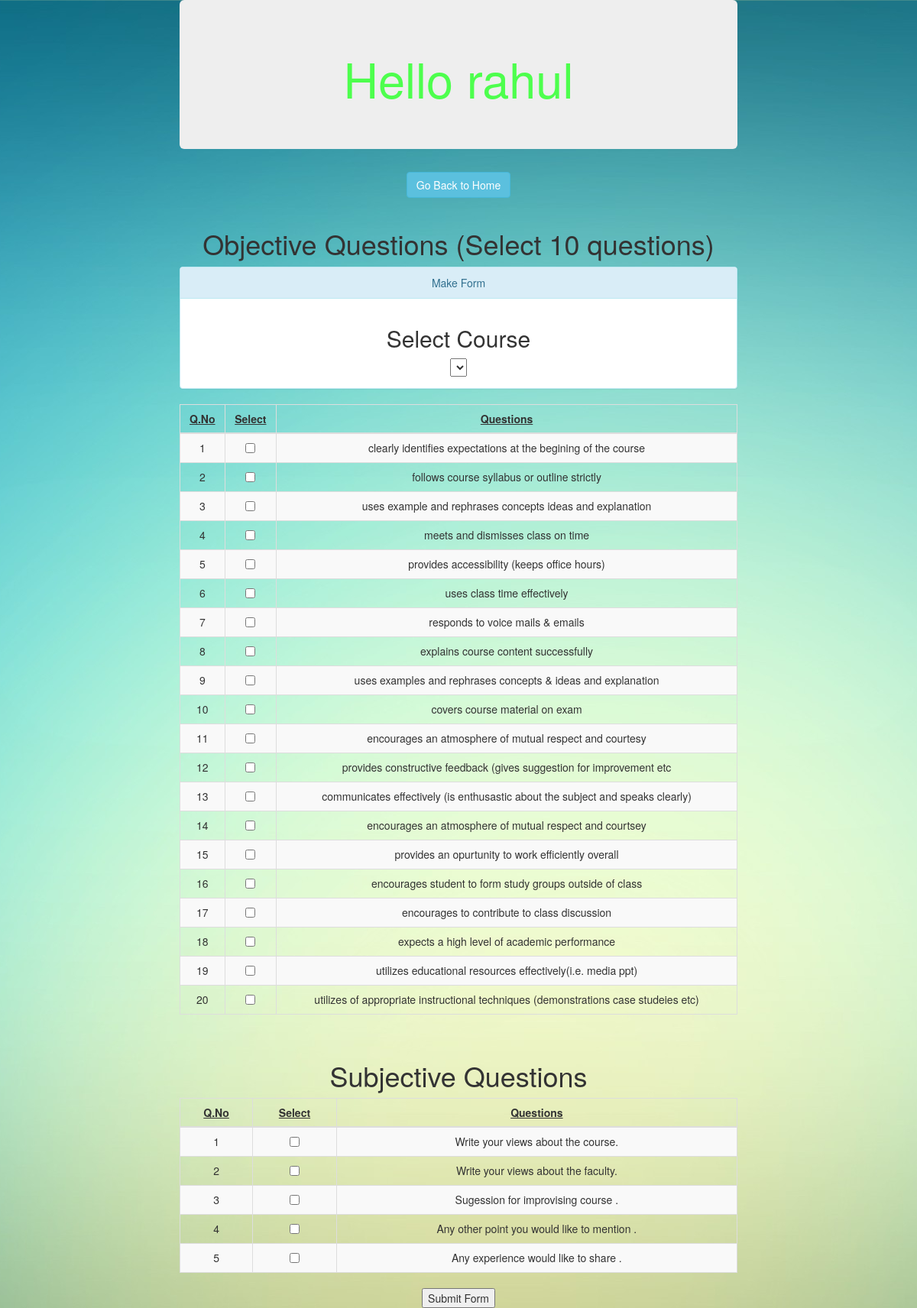
Page /faculty/home/form (signed in) on the committed database.
### app/qdb/models.py (models this page shows, shortened)
class Questions_2(db.Model):
    __tablename__ = 'questions_t2'
    id = db.Column(db.Integer, primary_key=True, autoincrement=True)
    qno = db.Column(db.Integer,unique=True)
    question_t2 = db.Column(db.String(500),unique=True)

class Questions_1(db.Model):
    __tablename__ = 'questions_t1'
    id = db.Column(db.Integer, primary_key=True, autoincrement=True)
    qno = db.Column(db.Integer,unique=True)
    question_t1 = db.Column(db.String(500),unique=True)

### app/form/controllers.py (the view)
@mod_form.route('',methods=['POST','GET'])
def open():
	q=Questions_2.query.all()
	q2=Questions_1.query.all()
	courses=Course.query.all()
	profname=session['username']
	print("in form")
	print(profname)
	courses1= Course.query.filter(Course.profname==profname).all()
	return render_template("questions/table.html",q=q,q2=q2,profname=profname,courses=courses1)

### app/templates/questions/table.html (shortened to what this page needs)
<!doctype html>
<html>
    <head>
        <link rel="stylesheet" href="/static/css/bootstrap.min.css">
    </head>
    <body>
        <div class="backg">
        <div class="container">
            <div class='col-lg-offset-2 col-lg-8 col-md-offset-2 col-md-8 '>
                <div class="jumbotron">
                    <h1 style="text-align: center; color: #4dff4d;" >Hello {{profname}}</h1>
                </div>
            </div>
        </div>
        <div class="text-center">
        <form action="https://192.168.43.57/faculty/home" style="vertical-align:middle" method="GET">
        <span>
        <button class="btn btn-info" type="submit" name="back">Go Back to Home
        </button>
        </span>
        </form>
        <br>
        </div>
        <h1 style="text-align: center">Objective Questions (Select 10 questions)</h1>
        <form action="https://192.168.43.57/faculty/home/form/make" method="POST" name="checks">
            <div class="container">
                <div clas="row">
                    <div class="text-center">
                        <div class='col-lg-8 col-lg-offset-2 col-md-8 col-md-offset-2'>
                            <div class="form">
                                <div class="panel panel-info">
                                    <div class="panel-heading"> Make Form</div>
                                    <div class="panel-body">
                                        <h2> Select Course </h2>
                                        <select name="select1" class="selectpicker">
                                        </select>
                                    </div>
                                </div>
                            </div>
                        </div>
                    </div>
                </div>
            </div>
            <div class="container">
                <div clas="row">
                    <div class="text-center">
                        <div class='col-lg-8 col-lg-offset-2 col-md-8 col-md-offset-2'>
                            <table class="table table-striped table-bordered ">
                                <thead>
                                    <tr>
                                        <th style="text-align: center; text-decoration:underline ; ">Q.No</th>
                                        <th style="text-align: center; text-decoration:underline ; ">Select</th>
                                        <th style="text-align: center; text-decoration:underline ; ">Questions
                                        </th>
                                    </tr>
                                </thead>
                                <tbody>
                                    {% for i in q %}
                                    <tr>
                                        <td> {{ i.qno}} </td>
                                        <td align="center"> <input type="checkbox" name="checks" id="{{ i.question_t2}}" value="{{ i.question_t2}}"><label for="{{ i.question_t2}}"></label> </td>
                                        <td align="center">{{i.question_t2}}</td>
                                    </tr>
                                    {% endfor %}
                                </tbody>
                            </table>
                        </div>
                    </div>
                </div>
            </div>
            <br>
            <h1 style="text-align: center">Subjective Questions</h1>
            <div class="container">
                <div clas="row">
                    <div class="text-center">
                        <div class='col-lg-8 col-lg-offset-2 col-md-8 col-md-offset-2'>
                            <table class="table table-striped table-bordered ">
                                <thead>
                                    <tr>
                                        <th style="text-align: center; text-decoration:underline ; ">Q.No</th>
                                        <th style="text-align: center; text-decoration:underline ; ">Select</th>
                                        <th style="text-align: center; text-decoration:underline ; ">Questions
                                        </th>
                                    </tr>
                                </thead>
                                <tbody>
                                    {% for i in q2 %}
                                    <tr>
                                        <td> {{ i.qno}} </td>
                                        <td align="center"> <input type="checkbox" name="checks2" id="{{ i.question_t1}}" value="{{ i.question_t1}}"><label for="{{ i.question_t1}}"></label> </td>
                                        <td align="center">{{i.question_t1}}</td>
                                    </tr>
                                    {% endfor %}
                                </tbody>
                            </table>
                            <button id="submit" name="Select" type="submit">Submit Form</button>
                        </div>
                    </div>
                </div>
            </div>
        </form>
        </div>
    </body>
</html>

### app/templates/questions/table.html (style rules this page uses)
.backg { position: relative; background: #000 url("/static/images/rating.jpg") center center; width: 100%; height: 100%; background-size: cover; overflow: hidden; }

### rows in the picture
Questions_2: qno "1", question_t2 "clearly identifies expectations at the begining of the course"
Questions_2: qno "2", question_t2 "follows course syllabus or outline strictly"
Questions_2: qno "3", question_t2 "uses example and rephrases concepts ideas and explanation"
Questions_2: qno "4", question_t2 "meets and dismisses class on time"
Questions_2: qno "5", question_t2 "provides accessibility (keeps office hours)"
Questions_2: qno "6", question_t2 "uses class time effectively"
Questions_2: qno "7", question_t2 "responds to voice mails & emails"
Questions_2: qno "8", question_t2 "explains course content successfully"
Questions_2: qno "9", question_t2 "uses examples and rephrases concepts & ideas and explanation"
Questions_2: qno "10", question_t2 "covers course material on exam"
Questions_2: qno "11", question_t2 "encourages an atmosphere of mutual respect and courtesy"
Questions_2: qno "12", question_t2 "provides constructive feedback (gives suggestion for improvement etc"
Questions_2: qno "13", question_t2 "communicates effectively (is enthusastic about the subject and speaks clearly)"
Questions_2: qno "14", question_t2 "encourages an atmosphere of mutual respect and courtsey"
Questions_2: qno "15", question_t2 "provides an opurtunity to work efficiently overall"
Questions_2: qno "16", question_t2 "encourages student to form study groups outside of class"
Questions_2: qno "17", question_t2 "encourages to contribute to class discussion"
Questions_2: qno "18", question_t2 "expects a high level of academic performance"
Questions_2: qno "19", question_t2 "utilizes educational resources effectively(i.e. media ppt)"
Questions_2: qno "20", question_t2 "utilizes of appropriate instructional techniques (demonstrations case studeies etc)"
Questions_1: qno "1", question_t1 "Write your views about the course."
Questions_1: qno "2", question_t1 "Write your views about the faculty."
Questions_1: qno "3", question_t1 "Sugession for improvising course ."
Questions_1: qno "4", question_t1 "Any other point you would like to mention ."
Questions_1: qno "5", question_t1 "Any experience would like to share ."

### other values in the picture
{{ profname }} "rahul"
